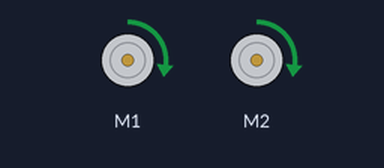
Bench run of a program on a simulated BBC micro:bit (MakeCode). Parts: 2 × DC motor (green arrow = forward, orange = backward, longer = faster). At 10.5 s the program stops and its outputs stay as they are.

Above: at 0.1 s.
At 10.6 s:
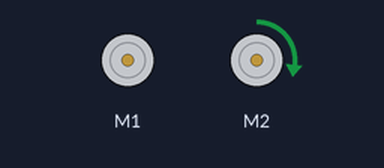
Timing chart, 0 to 12.0 s (numbered marks = the images above):
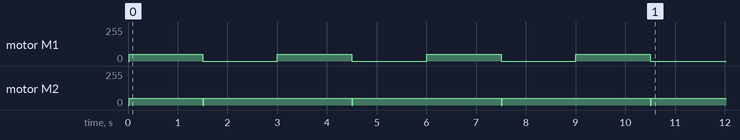

Measured:
- by itself, motor M2: repeats every 3.0 s: stopped 0.02 s, forward 50/255 3.0 s

The program:

main.ts
```typescript
let TIMPO_DE_ESPERA = 1500
let VELOCIDAD = 50
maqueen.motorRun(maqueen.Motors.All, maqueen.Dir.CW, VELOCIDAD)
basic.pause(TIMPO_DE_ESPERA)
maqueen.motorStop(maqueen.Motors.All)
maqueen.motorRun(maqueen.Motors.M2, maqueen.Dir.CW, VELOCIDAD)
basic.pause(TIMPO_DE_ESPERA)
maqueen.motorRun(maqueen.Motors.All, maqueen.Dir.CW, VELOCIDAD)
basic.pause(TIMPO_DE_ESPERA)
maqueen.motorStop(maqueen.Motors.All)
maqueen.motorRun(maqueen.Motors.M2, maqueen.Dir.CW, VELOCIDAD)
basic.pause(TIMPO_DE_ESPERA)
maqueen.motorRun(maqueen.Motors.All, maqueen.Dir.CW, VELOCIDAD)
basic.pause(TIMPO_DE_ESPERA)
maqueen.motorStop(maqueen.Motors.All)
maqueen.motorRun(maqueen.Motors.M2, maqueen.Dir.CW, VELOCIDAD)
basic.pause(TIMPO_DE_ESPERA)
maqueen.motorRun(maqueen.Motors.M1, maqueen.Dir.CW, VELOCIDAD)
basic.pause(TIMPO_DE_ESPERA)
maqueen.motorStop(maqueen.Motors.All)
maqueen.motorRun(maqueen.Motors.M2, maqueen.Dir.CW, VELOCIDAD)
```

test.ts
```typescript
// aquí va el archivo "tests"; esto no se compilará cuando este paquete se utilice como una extensión.
```
